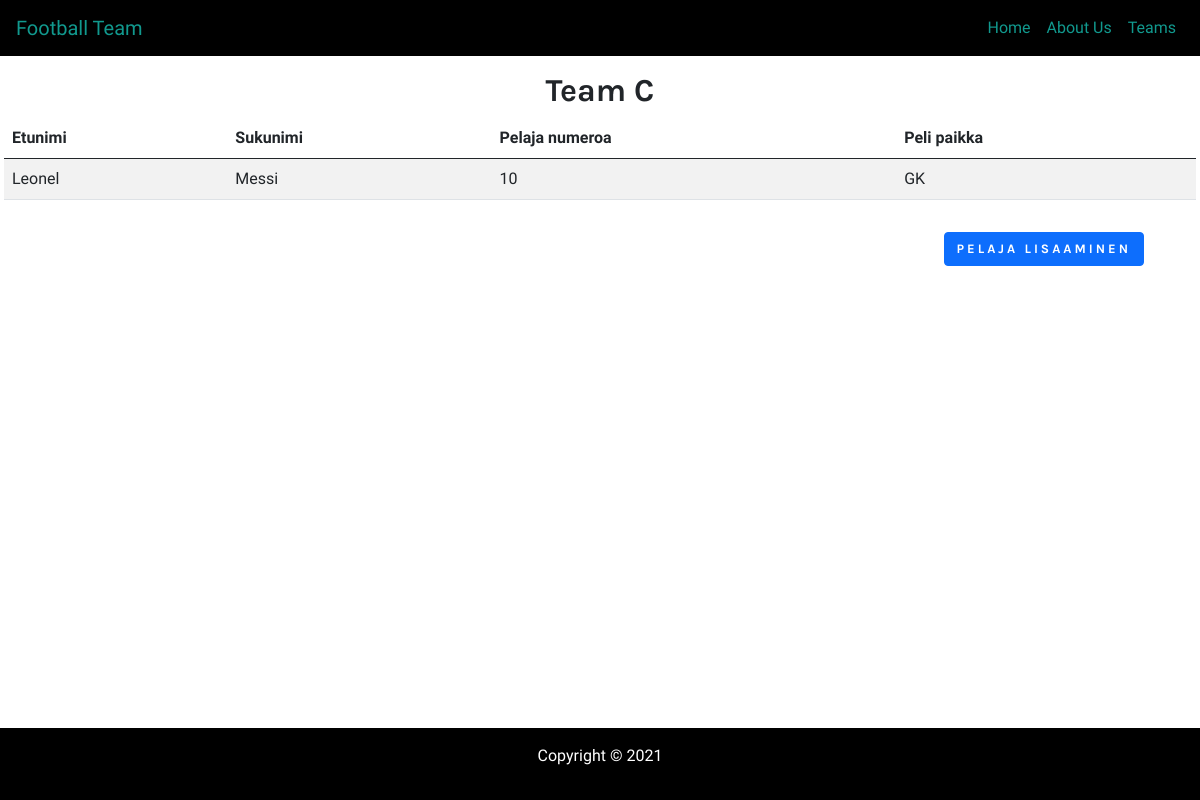
Screenshot of /team_c.php with the database file from the repository.
### tables this page shows
CREATE TABLE IF NOT EXISTS `pelaajat` (
  `player_ID` int NOT NULL AUTO_INCREMENT,
  `etunimi` tinytext NOT NULL,
  `sukunimi` tinytext NOT NULL,
  `pelaja_nro` tinytext NOT NULL,
  `peli_paikka` tinytext NOT NULL,
  `team` int NOT NULL,
  PRIMARY KEY (`player_ID`),
  KEY `team` (`team`)
);

### team_c.php (the view, shortened to what this page needs)
<!DOCTYPE html>
<html lang="en">
<head>
	<link rel="stylesheet" href="css/bootstrap.min.css">
	<link rel="stylesheet" href="css/main.css">
</head>
<body>
<nav class="navbar navbar-expand-lg ">
	<div class="container-fluid">
		<a class="navbar-brand" href="index.php">Football Team</a>
		<div class="collapse navbar-collapse" id="navbarSupportedContent">
			<ul class="navbar-nav ml-auto">
				<li class="navbar-item"><a class="nav-link" href="index.php">Home</a></li>
				<li class="navbar-item"><a class="nav-link" href="index.php#about">About Us</a></li>
				<li class="navbar-item"><a class="nav-link" href="index.php#team">Teams</a></li>
			</ul>
		</div>
	</div>
</nav>
<?php
		include("funktiot.php");
		$serveri = knowser($serveri);
		$tunnus = knowme($tunnus);
		$ssana = knowpass($ssana);
		$tkanta = knowtk($tkanta);
		$conn = new mysqli($serveri, $tunnus, $ssana, $tkanta);
		$sql = "SELECT * FROM pelaajat
				where team= 3
				ORDER by player_ID ,sukunimi, etunimi";
				$result = mysqli_query($conn, $sql);
?>
<div class="container-fluid">
	<div class="row py-3">
		<div class="col">
			<h2 class="text-center">Team C</h2>
		</div>
		<table class="table table-striped py-2">
			<thead>
				<tr>
					<th>Etunimi</th>
					<th>Sukunimi</th>
					<th>Pelaja numeroa</th>
					<th>Peli paikka</th>
					</tr>
			</thead>
			<tbody>
	<?php
		if ($result->num_rows > 0 ) {
		    while($row = $result->fetch_assoc()) {
				echo "<tr>
			    	<td>" . $row['etunimi']. "</td>
					<td>" . $row['sukunimi']. "</td>
					<td>" . $row['pelaja_nro']. "</td>
					<td>" . $row['peli_paikka']. "</td>
			       	</tr>";
				}
			}
			else {
			    echo "Ei tulevia tapahtumia";
			}
	?>
			</tbody>
			</table>
			<div class="row">
				<div class="col-6">
				</div>
				<div class="col-6 d-flex flex-row-reverse">
							<button class="btn btn-primary m-3" onclick="document.location='pelaja_lisaa.php'">Pelaja lisaaminen</button>
				</div>
			</div>
	</div>
</div>
 <footer class="fixed-bottom">
	<div class="container-fluid p-3" >
        <div class="row text-center text-white">
          	<div class="col ml-auto">
            	<p>Copyright &copy; 2021</p>
          </div>
        </div>
     </div>
</footer>
</body>
</html>

### css/main.css (style rules this page uses)
* { box-sizing: border-box; padding: 0; margin: 0; }
html { min-height: 100vh }
body { font-family: 'Martel', serif; font-weight: 400; }
h1, h2, h3, h4, h5, h6 { font-family: 'Karla', sans-serif; font-weight: 700; }
.btn { font-family: 'Karla', sans-serif; font-weight: 700; font-size: 13px; text-transform: uppercase; letter-spacing: 3px; }
.navbar { background-color: #000; }
.navbar-brand { color: #11998e; }
.nav-link { color: #11998e; }
footer { background: #000; }

### rows the page displays
pelaajat: etunimi "Leonel", sukunimi "Messi", pelaja_nro "10", peli_paikka "GK"
